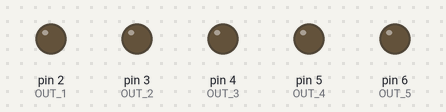
A sketch run on a simulated Arduino Uno, built with avr-gcc and run on an emulated ATmega328P. Shown: output pins drawn as LEDs (lit = HIGH). Random numbers use the default seed unless the sketch sets one.

Above: at 0.1 s.
At 6.1 s:
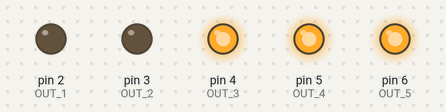
At 13.1 s:
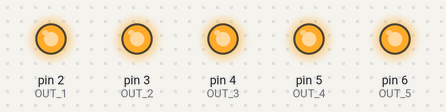
At 15.1 s:
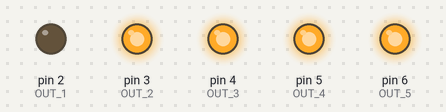
At 27.1 s:
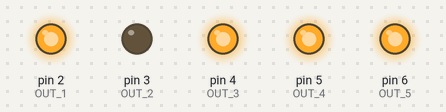
At 33.1 s:
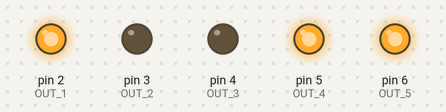
Timing chart, 0 to 40.0 s (numbered marks = the images above):
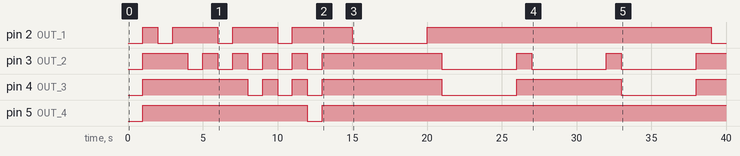

The sketch:

main.ino
```cpp
/*
 * This program show random dice numbers on a breadboard with 7 leds.
 *
 * A dice is represented like this :
 *
 *      1     2
 *      3  4  5
 *      6     7
 */

const int OUT_1 = 2; // Dice points : 4
const int OUT_2 = 3; // Dice points : 1,7
const int OUT_3 = 4; // Dice points : 2,6
const int OUT_4 = 5; // Dice points : 3,5
const int OUT_5 = 6; // The error led

const int DELAY_TIMER_TEST = 1000;
const int DELAY_TIMER = 5000;

void setup() {
  pinMode(OUT_1, OUTPUT);
  pinMode(OUT_2, OUTPUT);
  pinMode(OUT_3, OUTPUT);
  pinMode(OUT_4, OUTPUT);
  pinMode(OUT_5, OUTPUT);

  randomSeed(analogRead(0));

  executeTest();
}

void loop() {
  // The number 7 is not a valid number for dice, but it usefull to test error out (OUT_5)
  showNumber(random(1, 8));

  delay(DELAY_TIMER);
  setAllOutOff();
}

/**
 * Execute a test program to test if all leds are connected.
 * Show all numbers in a row on the board.
 */
void executeTest() {
  setAllOutOn();
  delay(DELAY_TIMER_TEST);

  for (int i = 0; i < 6; i++) {
    showNumber(i + 1);
    delay(DELAY_TIMER_TEST);
  }

  setAllOutOff();

  delay(DELAY_TIMER_TEST);
}

/**
 * Turn on the corresponding leds on the board to the of the specified number.
 * Turn off all leds if number not in [1;6].
 */
void showNumber(int number) {
  setAllOutOff();
  delay(DELAY_TIMER_TEST);

  switch (number) {
    case 1:
      setOutState(OUT_1, true);
      break;

    case 2:
      setOutState(OUT_2, true);
      break;

    case 3:
      setOutState(OUT_1, true);
      setOutState(OUT_2, true);
      break;

    case 4:
      setOutState(OUT_2, true);
      setOutState(OUT_3, true);
      break;

    case 5:
      setOutState(OUT_1, true);
      setOutState(OUT_2, true);
      setOutState(OUT_3, true);
      break;

    case 6:
      setOutState(OUT_2, true);
      setOutState(OUT_3, true);
      setOutState(OUT_4, true);
      break;

    default:
      setAllOutOff();

      setOutState(OUT_5, true);
  }
}

/**
 * Turn on all leds.
 */
void setAllOutOn() {
  setOutState(OUT_1, true);
  setOutState(OUT_2, true);
  setOutState(OUT_3, true);
  setOutState(OUT_4, true);
}

/**
 * Turn off all leds.
 */
void setAllOutOff() {
  setOutState(OUT_1, false);
  setOutState(OUT_2, false);
  setOutState(OUT_3, false);
  setOutState(OUT_4, false);
  setOutState(OUT_5, false);
}

/**
 * Set the state of the specified out pin.
 */
void setOutState(int out, bool on) {
  digitalWrite(out, on ? LOW : HIGH);
}
```

Measured:
- by itself, pin 2 (OUT_1): HIGH → LOW at 2.0 s, → HIGH 1.0 s later, → LOW 3.0 s later, → HIGH 1.0 s later, … (9 changes in this stretch)
- by itself, pin 3 (OUT_2): HIGH → LOW at 4.0 s, → HIGH 1.0 s later, → LOW 1.0 s later, → HIGH 1.0 s later, … (16 changes in this stretch)
- by itself, pin 4 (OUT_3): HIGH → LOW at 8.0 s, → HIGH 1.0 s later, → LOW 1.0 s later, → HIGH 1.0 s later, … (10 changes in this stretch)
